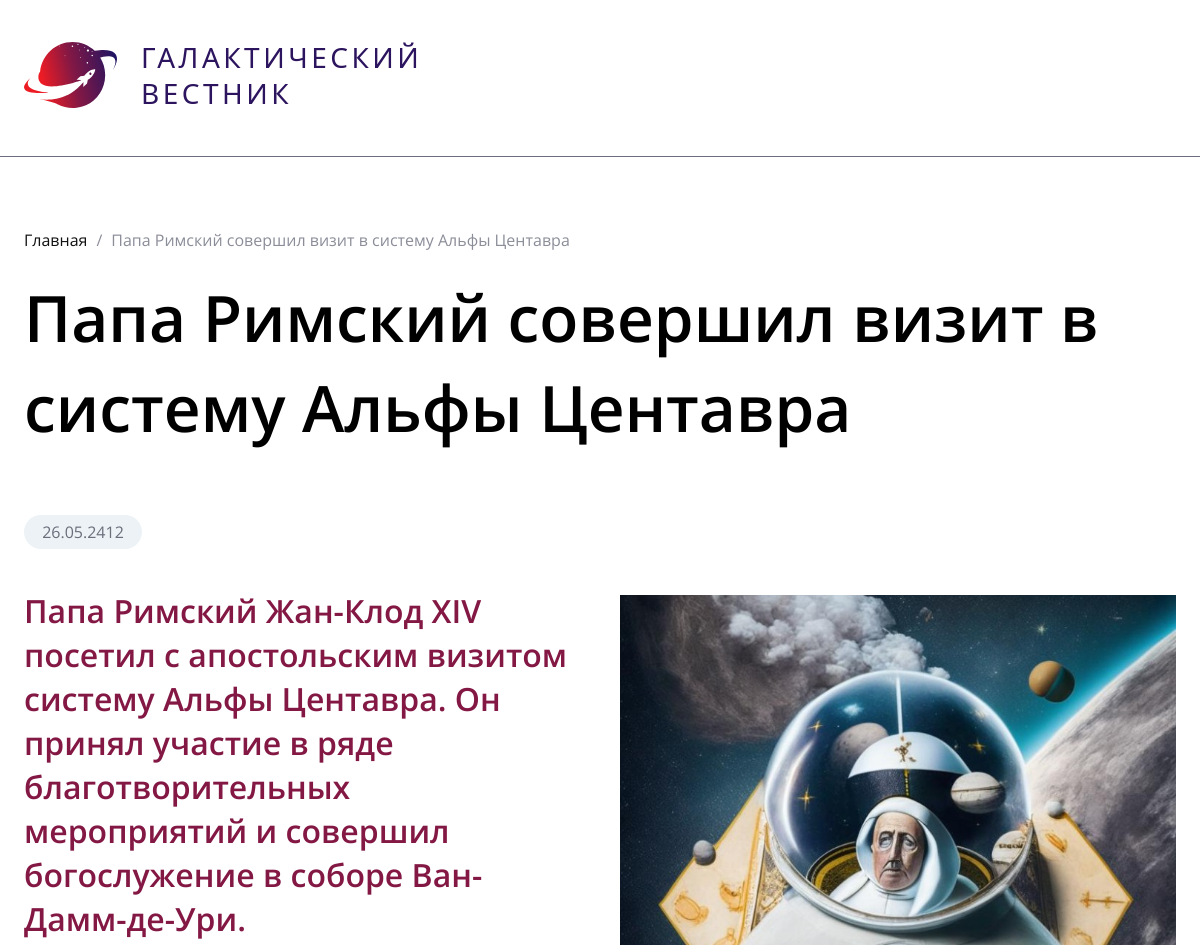
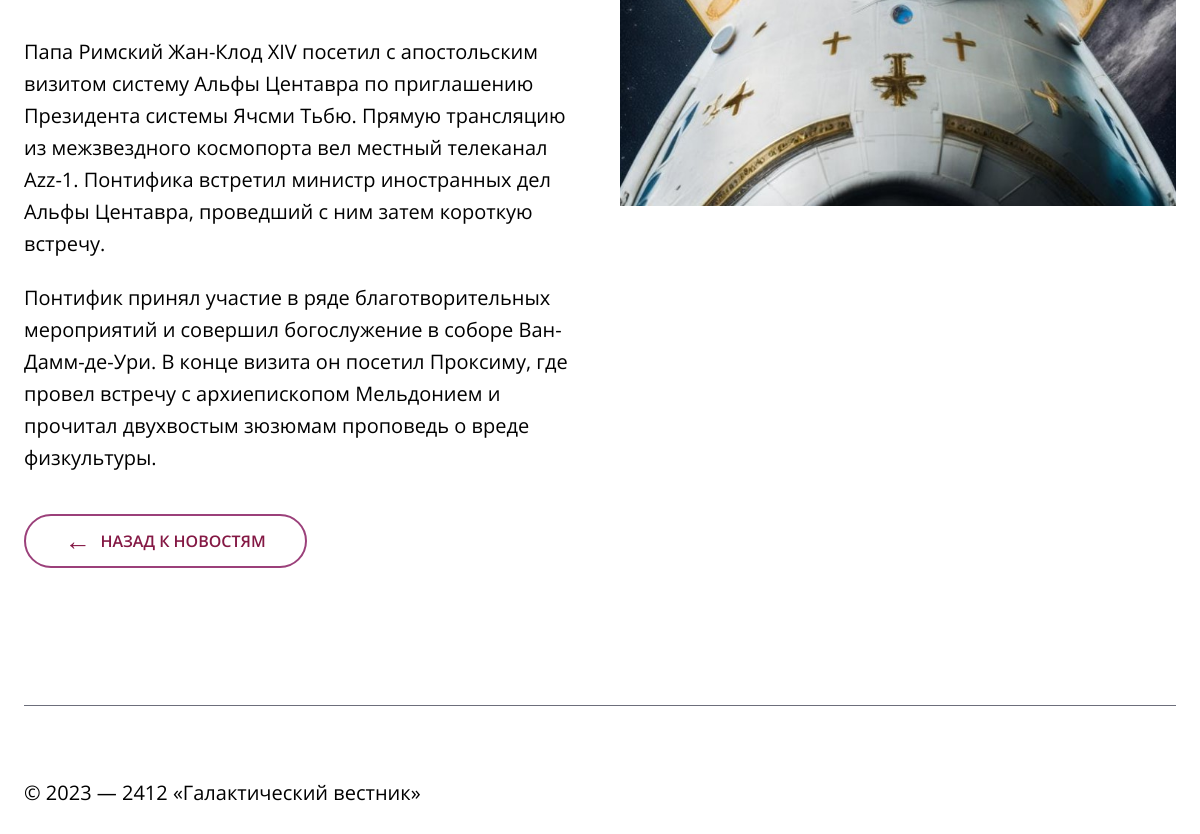
Screenshot of /?id=1 with the database file from the repository (2 pictures, top to bottom).
### tables this page shows
CREATE TABLE `news` (
  `id` int(11) unsigned NOT NULL AUTO_INCREMENT,
  `date` datetime NULL DEFAULT NULL,
  `title` varchar(250) NOT NULL DEFAULT '',
  `announce` text NULL DEFAULT NULL,
  `content` text NULL DEFAULT NULL,
  `image` varchar(250) NOT NULL DEFAULT '',
  PRIMARY KEY (`id`),
  KEY `id` (`id`),

  KEY `idx_news_date` (`date`));

### src/Core/View.php (called while the page is built, shortened)
<?php
final class View
{
  public static function render(string $template, array $data = []): void
  {
    extract($data, EXTR_SKIP);
    require dirname(__DIR__, 2) . '/views/' . $template . '.php';
    require dirname(__DIR__, 2) . '/views/layout.php';
  }
}

### src/Controller/NewsController.php (called while the page is built, shortened)
<?php
final class NewsController
{
  public function show(int $id): void
  {
    $article = $id > 0 ? $this->repository->find($id) : null;
    View::render('news/show', [
      'pageTitle' => $article->title . ' – Галактический вестник',
      'article' => $article,
    ]);
  }
}

### src/Model/NewsRepository.php (called while the page is built, shortened)
<?php
final readonly class NewsRepository implements NewsRepositoryInterface
{
  public function find(int $id): ?News
  {
    $statement = $this->database->prepare(
      'SELECT id, date, title, announce, content, image FROM news WHERE id = :id LIMIT 1'
    );
    $statement->execute(['id' => $id]);
    $row = $statement->fetch();
    return $row === false ? null : News::fromArray($row);
  }
}

### src/Model/News.php (called while the page is built, shortened)
<?php
final readonly class News
{
  public static function fromArray(array $row): self
  {
    $rawDate = $row['date'] ?? null;
    $date = null;
    if ($rawDate !== null) {
      $date = DateTimeImmutable::createFromFormat('!Y-m-d H:i:s', $rawDate);
      $dateErrors = DateTimeImmutable::getLastErrors();
    }
    return new self(
      (int) $row['id'],
      $date,
      (string) $row['title'],
      (string) ($row['announce'] ?? ''),
      (string) ($row['content'] ?? ''),
      (string) $row['image'],
    );
  }
}

### views/news/show.php (the view)
<article class="article container">
  <nav class="breadcrumbs" aria-label="Хлебные крошки">
    <a href="<?= e(url()) ?>">Главная</a><span>/</span><span><?= e($article->title) ?></span>
  </nav>
  <h1><?= e($article->title) ?></h1>
  <?php if ($article->date !== null): ?>
    <time class="article__date"
      datetime="<?= e(machineDate($article->date)) ?>"><?= e(formatDate($article->date)) ?></time>
  <?php else: ?>
    <span class="article__date">Дата не указана</span>
  <?php endif; ?>
  <div class="article__layout">
    <div class="article__body">
      <div class="article__announce"><?= safeArticleHtml($article->announce) ?></div>
      <div class="article__content"><?= safeArticleHtml($article->content) ?></div>
      <a class="button button--back" href="<?= e(url()) ?>"><span aria-hidden="true">←</span> Назад к новостям</a>
    </div>
    <figure class="article__image">
      <img src="images/<?= e(rawurlencode($article->image)) ?>"
        alt="Иллюстрация к новости &laquo;<?= e($article->title) ?>&raquo;">
    </figure>
  </div>
</article>

### public/assets/css/style.css (style rules this page uses)
:root { --accent: #841844; --accent-border: #9b407a; --accent-hover: #841844; --ink: #000; --muted: #6c6e7b; --pill: #ecf2f5; --line: #6c6e7b; --container: 1520px; }
* { box-sizing: border-box; }
html { scroll-behavior: smooth; }
body { margin: 0; color: var(--ink); background: #fff; font-family: 'Open Sans', Arial, Helvetica, sans-serif; font-size: 20px; line-height: 1.6; }
a { color: inherit; }
img { display: block; max-width: 100%; }
.container { width: min(calc(100% - 48px), var(--container)); margin-inline: auto; }
.news-card time, .article > time { min-width: 118px; min-height: 34px; padding: 6px 18px; border-radius: 20px; display: inline-flex; align-items: center; justify-content: center; color: var(--muted); background: var(--pill); font-size: 16px; line-height: 22px; }
.button { min-width: 214px; min-height: 54px; margin-top: 0; padding: 14px 40px; border: 2px solid var(--accent-border); border-radius: 50px; display: inline-flex; align-items: center; justify-content: center; gap: 10px; color: var(--accent); background: #fff; font-size: 16px; font-weight: 600; line-height: 22px; text-decoration: none; text-transform: uppercase; white-space: nowrap; transition: color 0.18s, background 0.18s; }
.button span { width: 25px; height: 22px; display: inline-flex; align-items: center; justify-content: center; font-size: 25px; font-weight: 400; line-height: 0; transform: translateY(-1px); }
.article { padding-top: 72px; }
.breadcrumbs { display: flex; align-items: center; gap: 9px; color: #8b8d99; font-size: 16px; line-height: 22px; }
.breadcrumbs a { color: #111; text-decoration: none; }
.article h1 { margin: 22px 0 63px; font-size: 64px; font-weight: 600; line-height: 1.4; }
.article__layout { margin-top: 40px; display: grid; grid-template-columns: repeat(2, minmax(0, 1fr)); gap: 40px; align-items: start; }
.article__body { display: flex; flex-direction: column; align-items: flex-start; }
.article__announce { color: var(--accent); font-size: 32px; font-weight: 600; line-height: 1.375; }
.article__content { display: flex; flex-direction: column; gap: 22px; font-size: 20px; line-height: 1.6; }
.article__image { margin: 6px 0 0; align-self: start; }
.article__image img { width: 100%; height: auto; }
.button--back { width: 283px; min-width: 283px; margin-top: 40px; }
.button--back span { font-size: 26px; }

### rows the page displays
news: title "Папа Римский совершил визит в систему Альфы Центавра", image (picture)

### other values shown
formatDate($article->date) "26.05.2412"
$escaped "Папа Римский Жан-Клод XIV посетил с апостольским визитом систему Альфы Центавра. Он принял участие в ряде благотворительных мероприятий и совершил богослужение в соборе Ван-Дамм-де-Ури."
